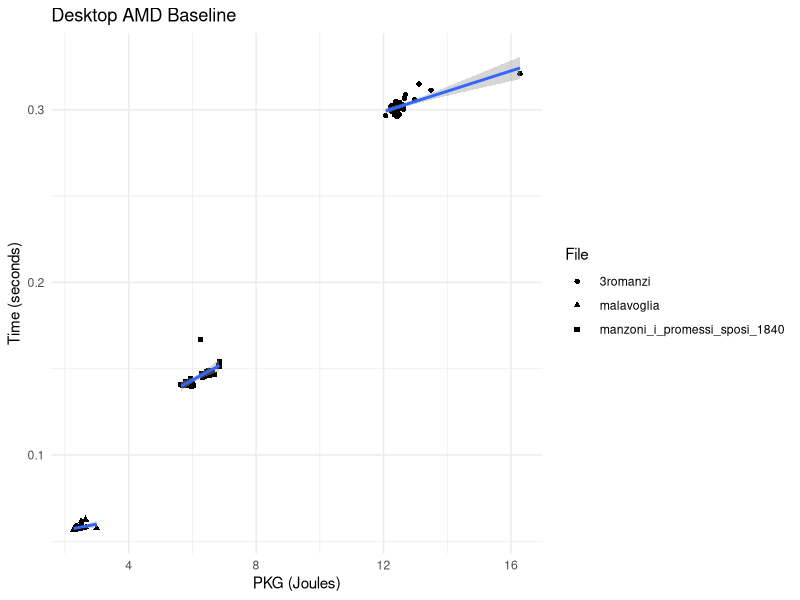

Write R code to recreate this figure.
library(ggplot2)

amd_desktop_base <- read.csv("../data/test-23-Mar-09-04-38.csv")

ggplot(amd_desktop_base, aes(x=PKG,y=seconds,shape=File))+geom_point()+geom_smooth(method="lm")+theme_minimal()+labs(title="Desktop AMD Baseline",x="PKG (Joules)",y="Time (seconds)")
